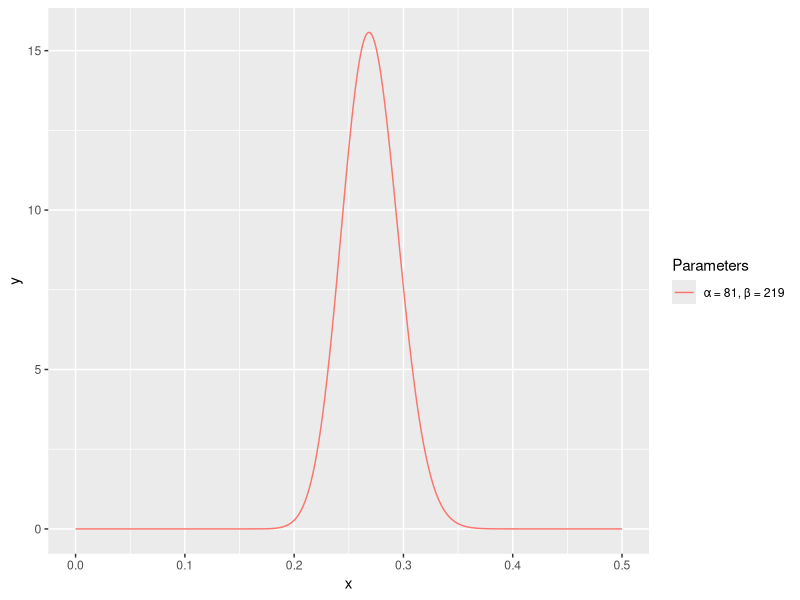
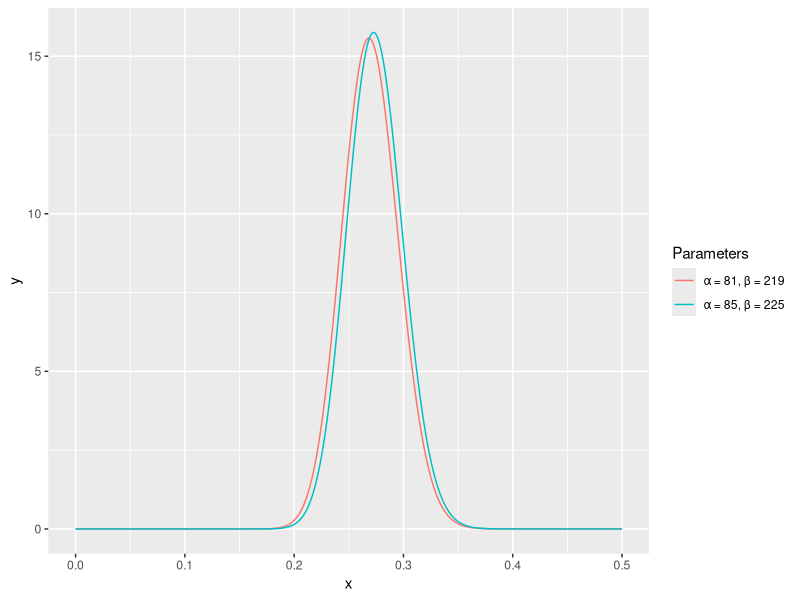
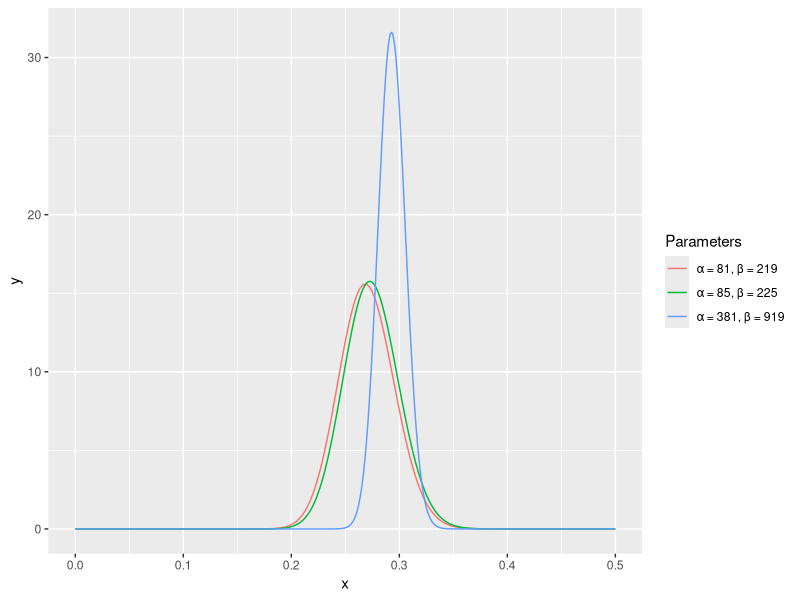

Reproduce these figures in R, in order.
#!/usr/bin/env Rscript
# generate beta distribution curves
# this is from David Robinson, he has a short article about beta distribution and baseball,
# and a longer article
library(Cairo)
library(ggplot2)
library(dplyr)

# df <- data.frame(a = c(81, 82, 81 + 100), b = c(219, 219, 219 + 200)) 
# first pair is mean, second lucky starter 4/10, third the veteran (300/1000)
df <- tibble(a = c(81, 81+4, 81 + 300), b = c(219, 219+10-4, 219+1000-300)) 

sim0 <- df %>% group_by(a, b) # this is a tibble function, so will convert df to a tibble.

sim <- sim0 %>%
       do(data_frame(x = seq(0, 1, .001), y = dbeta(x, .$a, .$b))) %>%
       mutate(Parameters = paste0("\u03B1 = ", a, ", \u03B2 = ", b)) %>%
       ungroup %>%
       mutate(Parameters = factor(Parameters, levels = unique(Parameters)))

CairoPNG("bb0.png", 800, 800)
sim %>% filter(a == 81) %>%
    ggplot(aes(x, y, color = Parameters)) + geom_line() +
    xlim(0, .5) + ylab("Density of beta") %>% show
dev.off()

CairoPNG("bb1.png", 800, 800)
sim %>% filter(a < 100) %>%
    ggplot(aes(x, y, color = Parameters)) + geom_line() +
    xlim(0, .5) + ylab("Density of beta") %>% show
dev.off()

CairoPNG("bb2.png", 800, 800)
sim %>% ggplot(aes(x, y, color = Parameters)) + geom_line() +
    xlim(0, .5) + ylab("Density of beta") %>% show
dev.off()
